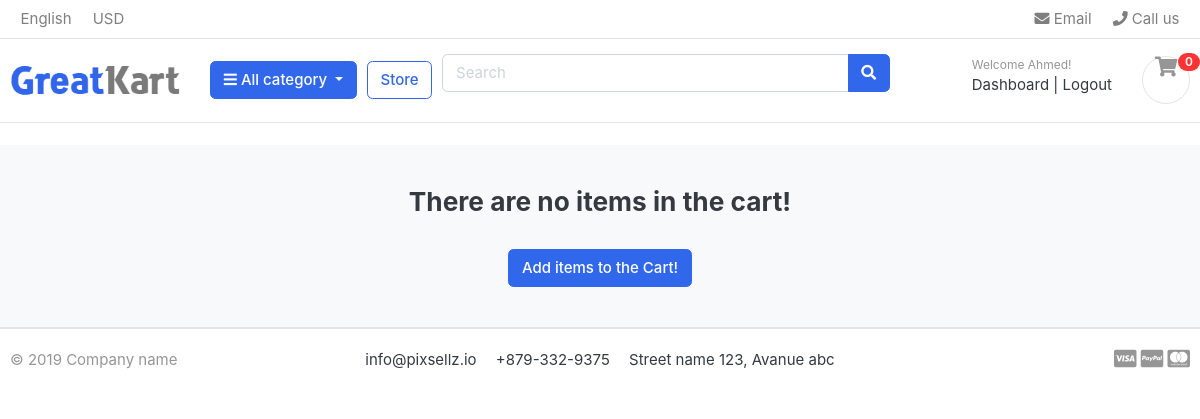
The app's page /cart/ (signed in), older data.
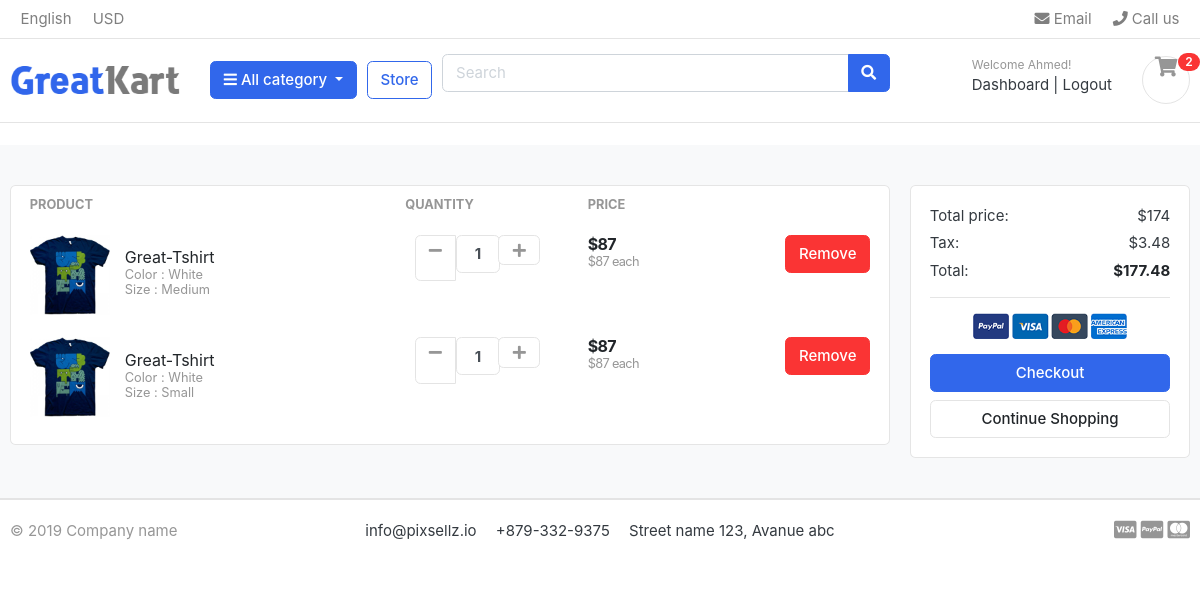
The same page, newer data.
### accounts/models.py (models this page shows, shortened)
class Account(AbstractBaseUser):
    first_name      = models.CharField(max_length=50)
    last_name       = models.CharField(max_length=50)
    username        = models.CharField(max_length=50, unique=True)
    email           = models.EmailField(max_length=100, unique=True)
    phone_number    = models.CharField(max_length=50)
    date_joined     = models.DateTimeField(auto_now_add=True)
    last_login      = models.DateTimeField(auto_now_add=True)
    is_admin        = models.BooleanField(default=False)
    is_staff        = models.BooleanField(default=False)
    is_active       = models.BooleanField(default=False)
    is_superadmin   = models.BooleanField(default=False)
    USERNAME_FIELD  = 'email'
    REQUIRED_FIELDS = ['username','first_name', 'last_name']
    objects = MyAccountManger()

### carts/models.py (models this page shows, shortened)
class CartItem(models.Model):
    user = models.ForeignKey(Account, on_delete=models.CASCADE, null=True)
    variations = models.ManyToManyField(Variation,blank=True)
    product = models.ForeignKey(Product, on_delete=models.CASCADE , null=True)
    cart = models.ForeignKey(Cart, on_delete=models.CASCADE,null = True,blank=True)
    quantity= models.IntegerField()
    is_active = models.BooleanField(default=True)
    def totalPrice(self):
        return int(self.product.price*self.quantity)
    def __str__(self):
        return str(self.product)

### store/models.py (models this page shows, shortened)
class Product(models.Model):
    product_name = models.CharField(max_length=255,unique=True)
    slug        = models.SlugField(max_length=255, unique=True)
    description = models.TextField(max_length=255, blank=True)
    price       = models.IntegerField()
    image       = models.ImageField(upload_to='product_images/%y/%m/%d')
    stock       = models.IntegerField()
    is_available= models.BooleanField(default=True)
    category    = models.ForeignKey(Category, on_delete=models.CASCADE)
    created     = models.DateTimeField(auto_now_add=True)
    modified    = models.DateTimeField(auto_now=True)
    def __str__(self):
        return self.product_name
    def get_url(self):
        return reverse('product_detail', args=[self.category.slug,self.slug])

class Variation(models.Model):
    product            = models.ForeignKey(Product, on_delete=models.CASCADE)
    variation_category = models.CharField(max_length=100,choices=variation_category_choice)
    variation_value    = models.CharField(max_length=100)
    is_active          = models.BooleanField(default=True)
    created_date       = models.DateTimeField(auto_now=True)
    objects = VariationManger()

### carts/views.py (the view)
# urls.py: path('', views.cart , name ='cart'),
def cart(request,finalprice=0,total=0,tax=0,grandprice=0 ,cart = None ,cartitems = None):
    try:
        if request.user.is_authenticated:
            cartitems = CartItem.objects.filter(user=request.user,is_active=True)
        else:
            cart = Cart.objects.get(cart_id=_cart_id(request))
            cartitems = cart.cartitem_set.filter(cart = cart , is_active=True)
        for cartitem in cartitems:
            cartitem.product.price = int(cartitem.product.price)
            total = cartitem.product.price*cartitem.quantity
            finalprice += total
        tax = (2*finalprice)/100
        grandprice = finalprice + tax
    except ObjectDoesNotExist:
        pass
    ctx = {
        'cart': cart,
        'cartitems': cartitems,
        'finalprice': finalprice,
        'tax': tax,
        'grandprice': grandprice,
        }
    return render(request, 'carts/cart.html',ctx)

### carts/templates/carts/cart.html (shortened to what this page needs)
{%extends 'base.html'%}
{%load static%}
{%block content%}
<section class="section-content padding-y bg">
    <div class="container">
        {%if cart == None and cartitems.count == 0%}
    <div class="text-center">
        <h3> There are no items in the cart!</h3>
        <br>
        <a href="{%url 'store'%}" class="btn btn-primary">Add items to the Cart!</a>
    </div>
        {%else%}
        <div class="row">
            <aside class="col-lg-9">
        <div class="card">
    <table class="table table-borderless table-shopping-cart">
    <thead class="text-muted">
    <tr class="small text-uppercase">
      <th scope="col">Product</th>
      <th scope="col" width="120">Quantity</th>
      <th scope="col" width="120">Price</th>
      <th scope="col" class="text-right" width="200"> </th>
    </tr>
    </thead>
    <tbody>
        {%for cartitem in cartitems%}
    <tr>
        <td>
            <figure class="itemside align-items-center">
                <div class="aside"><a href="{{ cartitem.product.get_url }}"><img src="{{cartitem.product.image.url}}"class="img-sm"></a></div>
                <figcaption class="info">
                    <a href="{{ cartitem.product.get_url }}" class="title text-dark">{{cartitem.product}}
                    <p class="text-muted small">{%if cartitem.variations.all%}
                        {%for variation in cartitem.variations.all%}
                        {{ variation.variation_category |capfirst}} : {{ variation.variation_value|capfirst}}<br>
                        {%endfor%}
                        {%endif%}
                    </p>
                </figcaption>
            </figure>
        </td>
        <td>
                        <div class="col">
                            <div class="input-group input-spinner">
                                <div class="input-group-prepend">
                                    <a href="{%url 'decrease_item' cartitem.product.id cartitem.id%}" class="btn btn-light" type="button" id="button-plus"> <i class="fa fa-minus"></i> </a>
                                    <input type="text" class="form-control"  value="{{cartitem.quantity}}">
                                </div>
                                <div class="input-group-append">
                                    <form action="{% url 'add_cart' cartitem.product.id %}" method="post">
                                        <button class="btn btn-light" type="submit" id="button-minus"> <i class="fa fa-plus"></i> </button>
                                    </form>
                                </div>
                            </div>
                        </div>
        </td>
        <td>
            <div class="price-wrap">
                <var class="price">${{cartitem.totalPrice}}</var>
                <small class="text-muted"> ${{cartitem.product.price}} each </small>
            </div>
        </td>
        <td class="text-right">
        <a href="{%url 'remove_cartitem' cartitem.product.id cartitem.id%}" onclick="return confirm('Are you sure you want to remove this cart item?')" class="btn btn-danger"> Remove</a>
        </td>
    </tr>
    {%endfor%}
    </tbody>
    </table>
    </div>
        </aside>
        <aside class="col-lg-3">
            <div class="card">
            <div class="card-body">
                <dl class="dlist-align">
                  <dt>Total price:</dt>
                  <dd class="text-right">${{finalprice}}</dd>
                </dl>
                <dl class="dlist-align">
                  <dt>Tax:</dt>
                  <dd class="text-right"> ${{tax}}</dd>
                </dl>
                <dl class="dlist-align">
                  <dt>Total:</dt>
                  <dd class="text-right text-dark b"><strong>${{grandprice}}</strong></dd>
                </dl>
                <hr>
                <p class="text-center mb-3">
                    <img src="{%static 'images/misc/payments.png'%}" height="26">
                </p>
                {%if cartitems.count%}
                <a href="{%url 'checkout'%}" class="btn btn-primary btn-block"> Checkout </a>
                <a href="{%url 'store'%}" class="btn btn-light btn-block">Continue Shopping</a>
                {% else %}
                <a href="{%url 'store'%}" class="btn btn-light btn-block">Add item to the Cart!</a>
                {%endif%}
            </div>
            </div>
    </aside>
    </div> {%endif%}
    </div>
    </section>
{%endblock%}

### templates/base.html (shortened to what this page needs)
{%load static%}
{% include 'navbar.html' %}
<!DOCTYPE HTML>
<html lang="en">
<head>
<link href="{%static 'css/bootstrap.css'%}" rel="stylesheet" type="text/css"/>
<link href="{%static 'fonts/fontawesome/css/all.min.css'%}" type="text/css" rel="stylesheet">
<link href="{%static 'css/ui.css'%}" rel="stylesheet" type="text/css"/>
<link href="{%static 'css/responsive.css'%}" rel="stylesheet" media="only screen and (max-width: 1200px)" />
</head>
{%block content%}
{%endblock%}
{%include 'footer.html'%}

### templates/navbar.html (shortened to what this page needs)
{%load static%}
<header class="section-header">
    <nav class="navbar p-md-0 navbar-expand-sm navbar-light border-bottom">
    <div class="container">
    <div class="collapse navbar-collapse" id="navbarTop4">
        <ul class="navbar-nav mr-auto">
            <li class="nav-item dropdown">
                <a href="#" class="nav-link">   English </a>
            </li>
            <li class="nav-item dropdown">
                <a href="#" class="nav-link"> USD </a>
            </li>
        </ul>
        <ul class="navbar-nav">
            <li><a href="{%url 'navbar'%}" class="nav-link"> <i class="fa fa-envelope"></i> Email </a></li>
            <li><a href="#" class="nav-link"> <i class="fa fa-phone"></i> Call us </a></li>
        </ul>
    </div>
    </div>
    </nav>
    <section class="header-main border-bottom">
        <div class="container">
    <div class="row align-items-center">
        <div class="col-lg-2 col-md-3 col-6">
            <a href="{% url 'home' %}" class="brand-wrap">
                <img class="logo" src="{% static './images/logo.png' %}">
            </a>
        </div>
        <div class="col-lg col-sm col-md col-6 flex-grow-0">
            <div class="category-wrap dropdown d-inline-block float-right">
                <button type="button" class="btn btn-primary dropdown-toggle" data-toggle="dropdown">
                    <i class="fa fa-bars"></i> All category
                </button>
            </div>
        </div>
        <a href="{%url 'store'%}" class="btn btn-outline-primary">Store</a>
        <div class="col-lg  col-md-6 col-sm-12 col">
            <form id="searchForm" action="{%url 'search'%}" class="search"  method="GET"  >
                <div class="input-group w-100">
                    <input type="text" class="form-control" style="width:60%;" placeholder="Search" name="search_query">
                    <div class="input-group-append">
                      <button class="btn btn-primary" type="submit">
                        <i class="fa fa-search"></i>
                      </button>
                    </div>
                </div>
            </form>
        </div>
        <div class="col-lg-3 col-sm-6 col-8 order-2 order-lg-3">
                    <div class="d-flex justify-content-end mb-3 mb-lg-0">
                        <div class="widget-header">
                            {%if request.user.is_authenticated%}
                            <small class="title text-muted">Welcome {{user.first_name}}!</small>
                            {%else%}
                            <small class="title text-muted">Welcome guest!</small>
                            {%endif%}
                            {%if request.user.is_authenticated%}
                            <div>
                                <a href="{%url 'dashboard'%}">Dashboard</a> <span class="dark-transp"> | </span>
                                <a href="{%url 'logout'%}">Logout</a>
                                {%else%}
                                <a href="{%url 'login'%}">Sign in</a> <span class="dark-transp"> | </span>
                                <a href="{%url 'register'%}"> Register</a>
                                {%endif%}
                            </div>
                        </div>
                        <a href="{%url 'cart'%}" class="widget-header pl-3 ml-3">
                            <div class="icon icon-sm rounded-circle border"><i class="fa fa-shopping-cart"></i></div>
                            <span class="badge badge-pill badge-danger notify">{{cart_count}}</span>
                        </a>
                    </div>
                </div>
    </div>
        </div>
    </section>
    </header>

### templates/footer.html
<footer class="section-footer border-top">
	<div class="container">
		<section class="footer-bottom border-top row">
			<div class="col-md-2">
				<p class="text-muted"> &copy 2019 Company name </p>
			</div>
			<div class="col-md-8 text-md-center">
				<span  class="px-2">info@pixsellz.io</span>
				<span  class="px-2">+879-332-9375</span>
				<span  class="px-2">Street name 123, Avanue abc</span>
			</div>
			<div class="col-md-2 text-md-right text-muted">
				<i class="fab fa-lg fa-cc-visa"></i>
				<i class="fab fa-lg fa-cc-paypal"></i>
				<i class="fab fa-lg fa-cc-mastercard"></i>
			</div>
		</section>
	</div>
</footer>

Row changes from the older to the newer data that the page shows:
added CartItem: product.image (picture), product "Great-Tshirt", quantity "1", totalPrice "87", product.price "87"
now on this page (row unchanged): Variation: variation_category "Color", variation_value "White"
now on this page (row unchanged): Variation: variation_category "Size", variation_value "Medium", shown under "Great-Tshirt"
added CartItem: product.image (picture), product "Great-Tshirt", quantity "1", totalPrice "87", product.price "87"
now on this page (row unchanged): Variation: variation_category "Size", variation_value "Small", shown under "Great-Tshirt"
Text that changed along with them:
{{ cart_count }}: "0" → "2"
{{ finalprice }}: (not shown) → "174"
{{ tax }}: (not shown) → "3.48"
{{ grandprice }}: (not shown) → "177.48"
text no longer shown: "There are no items in the cart! Add items to the Cart!"
text now shown: "PRODUCT QUANTITY PRICE Total price: $ Tax: $ Total: $ Checkout Continue Shopping"
